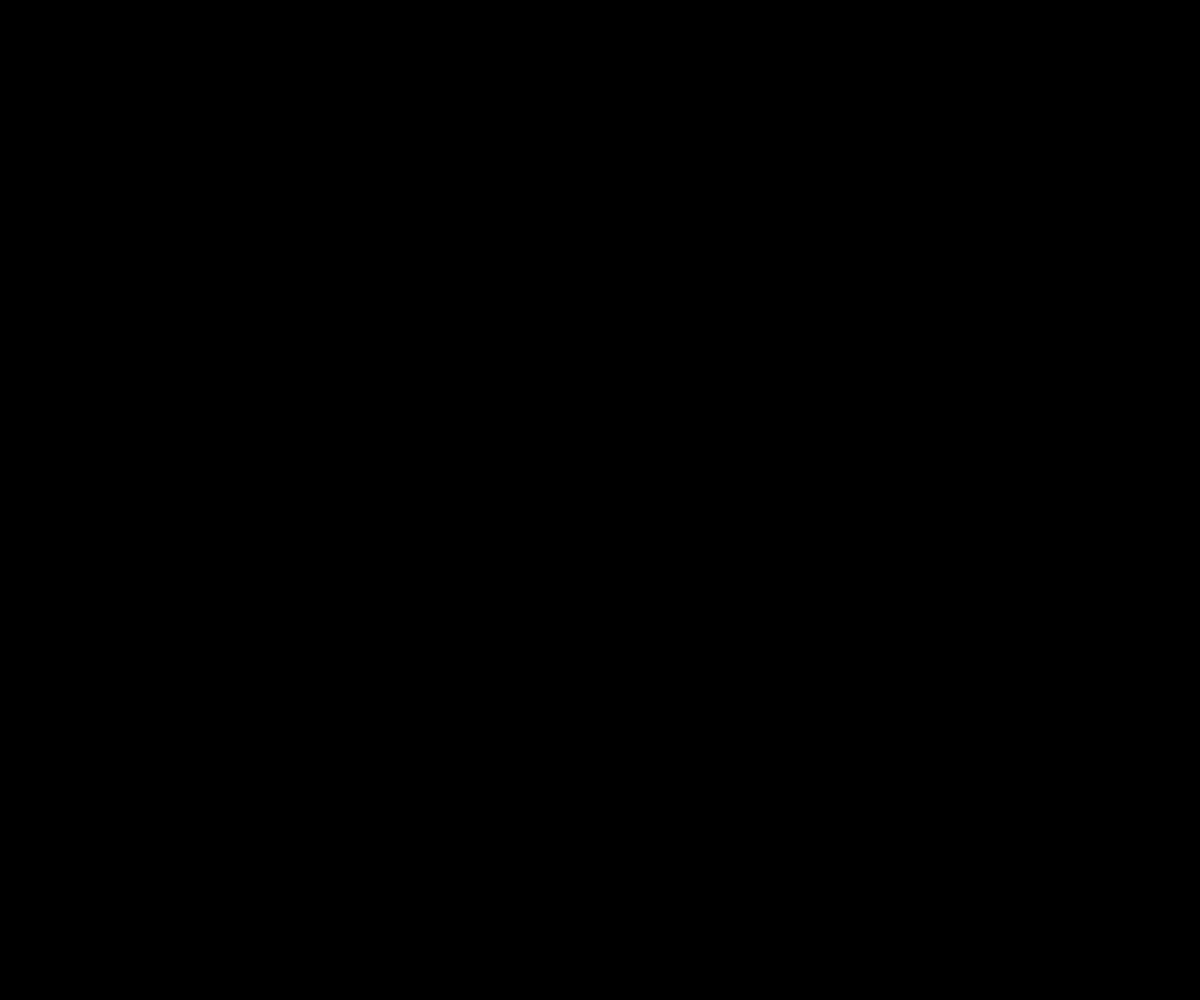
Frame 1 (no input)
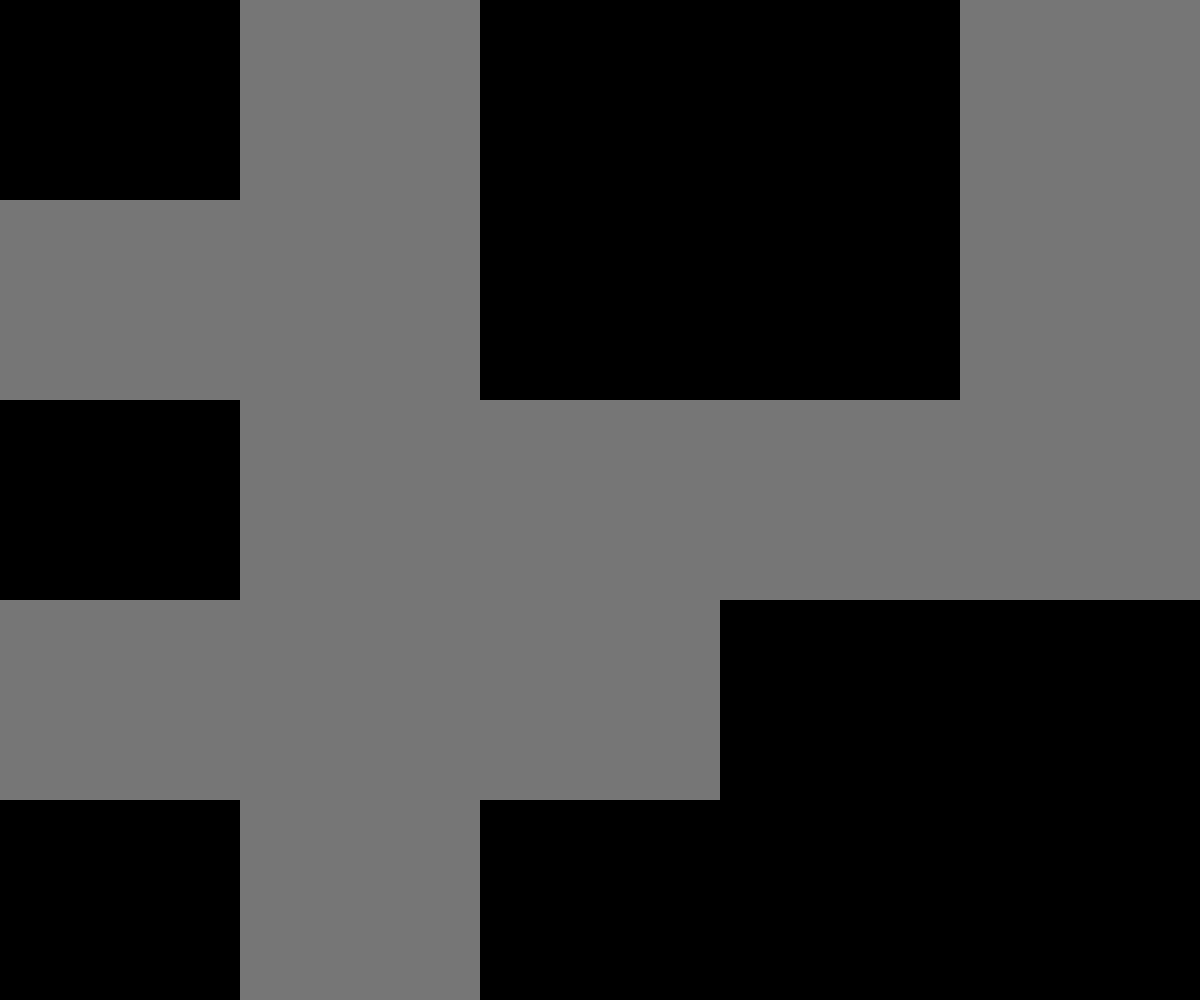
Frame 60 (no input)
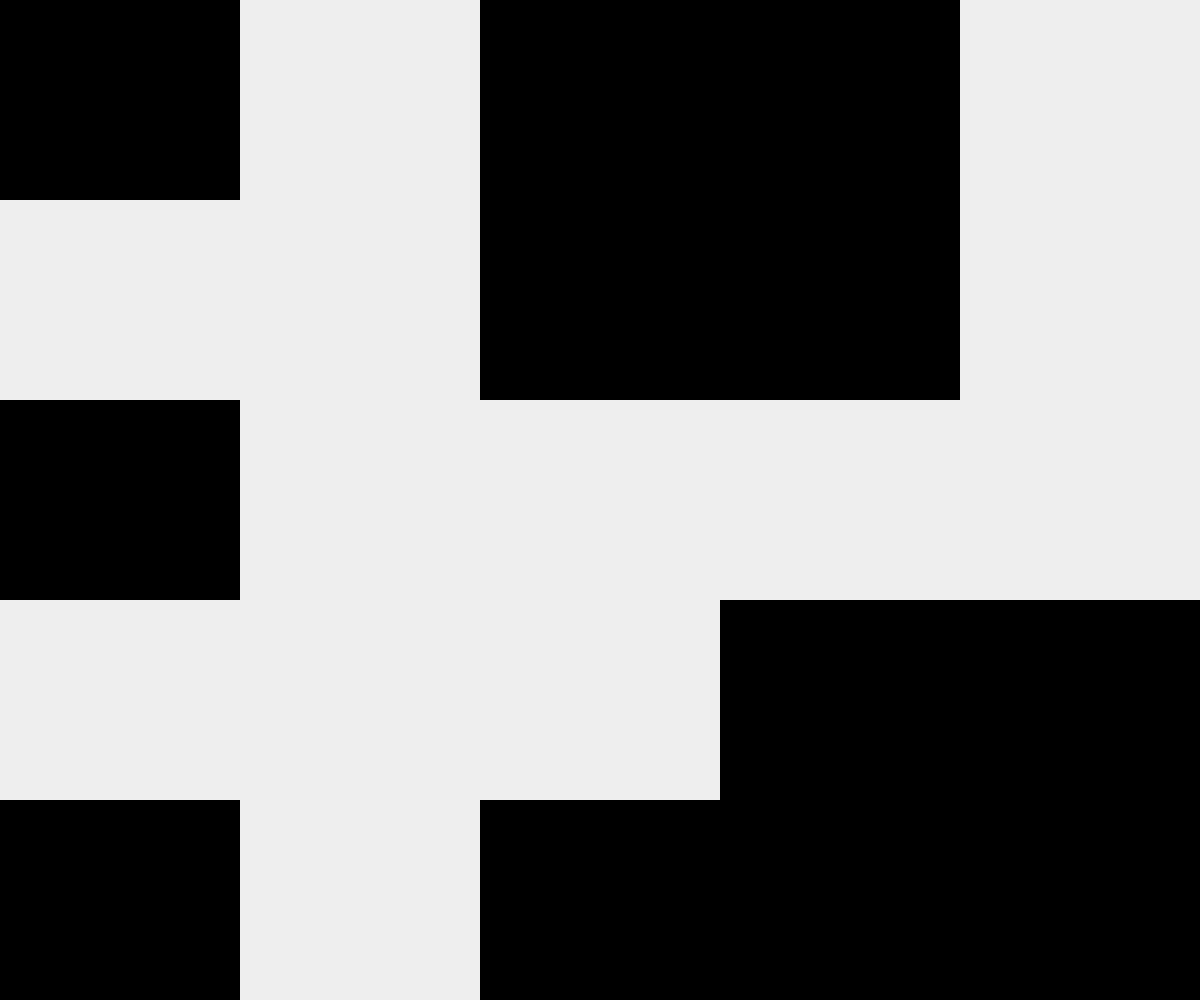
Frame 120 (the mouse pressed at the canvas centre since frame 60)

The p5.js sketch that drew these frames (run headless with seeded random() and noise() and a simulated clock; from frame 60 on, the mouse is pressed at the canvas centre):

// p5.js sketch
// ── sketch.js
// KEYS
// SPACE = REGENERATE
// D = DISPLAY
// 1,2,3,4 = PRESET DENSITIES
// UP, DOWN = FADING SPEED
// LEFT, RIGHT = JUMP PRESENT DENSITIES
// A = AUTO VS. MANUAL (AUTO MEANS WEIGHTED RANDOM)

let w, h, columns, rows, board, pboard, next;
let autoState = true;
let fadeIn = 0;
let fadeOut = 255;
let generateInverval = 300;
let seedWeights = [0, 10, 20, 50, 20]; // DENSITY WEIGHT, IGNORE FIRST '0'
let weights = [];
let densities = [0.05, 0.1, 0.5, 0.75]; // DENSITY PRESET
let di = 2; // CHANGE STARTING DENSITY HERE
let density = densities[di];
let num = 5;
let whiteSquareCount;
let displayed = false;

function setup() {
  tWeight = 0;
  for (i = 0; i < seedWeights.length; i++) {
    tWeight = tWeight + seedWeights[i];
    weights.push(tWeight);
  }

  noStroke();
  createCanvas(windowWidth, windowHeight);
  background(0);
  w = windowWidth / num;
  h = windowHeight / num;
  // Calculate columns and rows
  columns = num + 2;
  rows = num + 2;
  // Wacky way to make a 2D array is JS
  board = new Array(columns);
  for (let i = 0; i < columns; i++) {
    board[i] = new Array(rows);
  }
  // Going to use multiple 2D arrays and swap them
  next = new Array(columns);
  for (i = 0; i < columns; i++) {
    next[i] = new Array(rows);
  }
  init();
}

function draw() {
  // background(255);

  translate(-w, -h);

  if (frameCount % generateInverval == 0) {
    fadeIn = 0;
    fadeOut = 255;
    pboard = board;
    generate();
  }

  // draw new board
  changeCount = 0;
  if (pboard) {
    for (let i = 0; i < columns; i++) {
      for (let j = 0; j < rows; j++) {
        if (pboard[i][j] == board[i][j] && pboard[i][j] == 1) {
          // if both are white
          fill(255);
        } else if (pboard[i][j] != board[i][j] && pboard[i][j] == 1) {
          // if it used to be white
          fill(fadeOut);
          changeCount++;
        } else if (pboard[i][j] != board[i][j] && pboard[i][j] == 0) {
          // if it used to be black
          fill(fadeIn);
          changeCount++;
        } else {
          // if both are black
          fill(0);
        }
        noStroke();
        rect(i * w, j * h, w, h);
      }
    }
    if (autoState && changeCount == 0) {
      autoDrive();
    }
  } else {
    // first board
    for (let i = 0; i < columns; i++) {
      for (let j = 0; j < rows; j++) {
        if (board[i][j] == 1) {
          fill(fadeIn);
        } else {
          fill(0);
        }
        noStroke();
        rect(i * w, j * h, w, h);
      }
    }
  }
  fadeIn += 1 * (600 / generateInverval);
  fadeOut -= 1 * (600 / generateInverval);

  if (displayed) {
    fill(255, 0, 0);
    textSize(height/75);
    textAlign(RIGHT, BOTTOM);
    text("auto:" + autoState + "    speed:" + generateInverval + "   density:" + density,  width, height);
    // text("speed:" + generateInverval, w, height + h);
    // text("   density:" + density, w, height + h);
    // text("auto:" + autoState,  w, height + h);
    // text("speed:" + generateInverval, w, height + h);
    // text("density:" + density, w, height + h);
  }
}

function autoDrive() {
  r = random(100);
  for (i = 0; i < weights.length; i++) {
    if (r > weights[i] && r < weights[i + 1]) {
      density = densities[i];
    }
  }
  init();
}

// Fill board randomly
function init() {
  for (let i = 0; i < columns; i++) {
    for (let j = 0; j < rows; j++) {
      // Lining the edges with 0s
      if (i == 0 || j == 0 || i == columns - 1 || j == rows - 1)
        board[i][j] = 0;
      // Filling the rest randomly
      else board[i][j] = random(1) <= density ? 1 : 0;
      next[i][j] = 0;
    }
  }
}

// The process of creating the new generation
function generate() {
  console.log("generate");
  // Loop through every spot in our 2D array and check spots neighbors
  for (let x = 1; x < columns - 1; x++) {
    for (let y = 1; y < rows - 1; y++) {
      // Add up all the states in a 3x3 surrounding grid
      let neighbors = 0;
      for (let i = -1; i <= 1; i++) {
        for (let j = -1; j <= 1; j++) {
          neighbors += board[x + i][y + j];
        }
      }

      // A little trick to subtract the current cell's state since
      // we added it in the above loop
      neighbors -= board[x][y];
      // Rules of Life
      if (board[x][y] == 1 && neighbors < 2) next[x][y] = 0;
      // Loneliness
      else if (board[x][y] == 1 && neighbors > 3) next[x][y] = 0;
      // Overpopulation
      else if (board[x][y] == 0 && neighbors == 3) next[x][y] = 1;
      // Reproduction
      else next[x][y] = board[x][y]; // Stasis
    }
  }

  // Swap!
  let temp = board;
  board = next;
  next = temp;
}

function keyPressed() {
  // if user presses 1, decrease generate interval by 50 until it reaches 300, if user presses 2, increase generate interval by 50 until it reaches 900

  if (key == "1") {
    density = densities[0];
  } else if (key == "2") {
    density = densities[1];
  } else if (key == "3") {
    density = densities[2];
  } else if (key == "4") {
    density = densities[3];
  } else if (keyCode == UP_ARROW) {
    generateInverval += 50;
  } else if (keyCode == DOWN_ARROW) {
    generateInverval -= 50;
  } else if (keyCode == LEFT_ARROW) {
    if (di > 0) {
      di--;
    }
    density = densities[di];
  } else if (keyCode == RIGHT_ARROW) {
    if (di < densities.length - 1) {
      di++;
    }
    density = densities[di];
  } else if (key == " ") {
    init();
  } else if (key == "a") {
    autoState = !autoState;
  } else if (key == "d") {
    displayed = !displayed;
  }

  generateInverval = constrain(generateInverval, 60, 900);
  // density = constrain(density, 0, 1);

  console.log("current generation interval: " + generateInverval);
  console.log("current speed: " + density);
}
